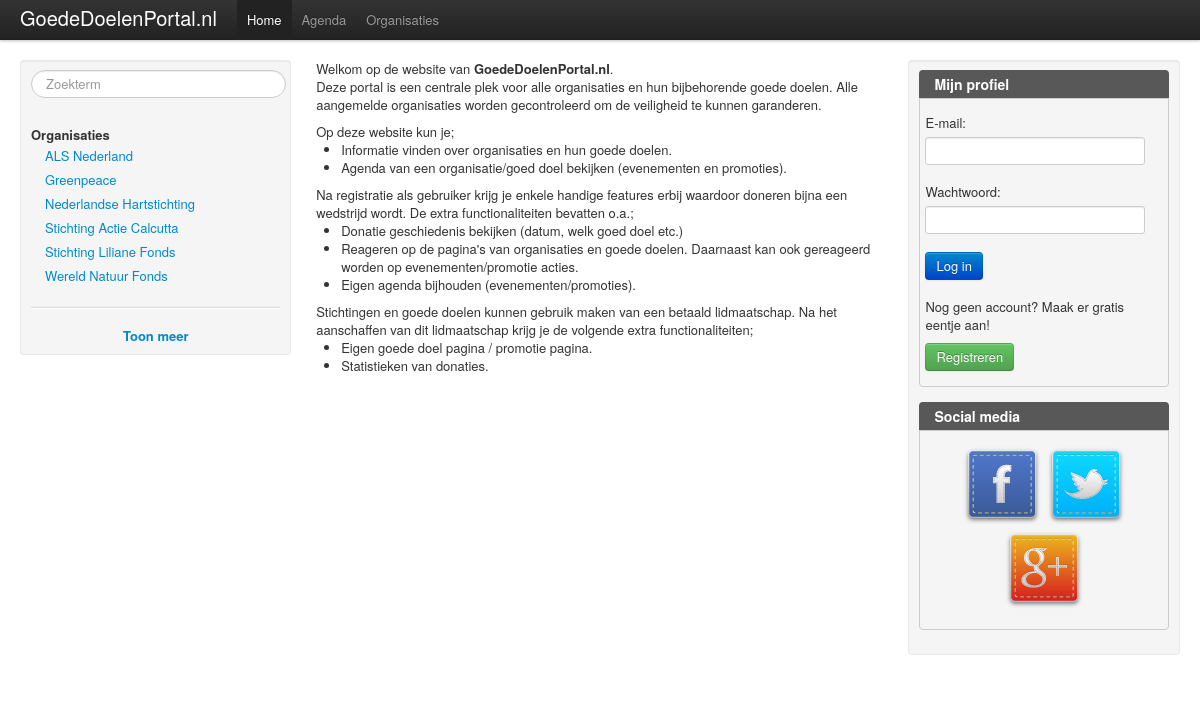
The page / on the database its author committed.
### tables this page shows
CREATE TABLE IF NOT EXISTS `organisaties` (
  `id` int(11) NOT NULL AUTO_INCREMENT,
  `beheerder_id` int(11) NOT NULL,
  `categorie` int(11) NOT NULL,
  `naam` varchar(255) NOT NULL,
  `beschrijving` varchar(255) NOT NULL,
  `logo` varchar(255) NOT NULL,
  `cbf` int(11) NOT NULL,
  `cbf_verified` int(11) NOT NULL,
  `bank_giro` varchar(255) NOT NULL,
  `naw_straat` varchar(255) NOT NULL,
  `naw_huisnummer` varchar(255) NOT NULL,
  `naw_postcode` varchar(255) NOT NULL,
  `naw_plaats` varchar(255) NOT NULL,
  `telefoon` varchar(255) NOT NULL,
  `emailadres` varchar(255) NOT NULL,
  `url_homepage` varchar(255) NOT NULL,
  `url_twitter` varchar(255) NOT NULL,
  `url_facebook` varchar(255) NOT NULL,
  `lidmaatschap` int(11) NOT NULL,
  PRIMARY KEY (`id`)
);

### classes/class.organisaties.php (called while the page is built, shortened)
<?php
class organisaties {
	public static function getAll() {
		$sql = sprintf('SELECT * FROM organisaties ORDER BY naam');
		$res = db::query($sql);
		return db::fetchAll($res);
	}
}
?>

### classes/class.db.php (called while the page is built, shortened)
<?php
class db {
	public static function query($query) {
		return mysql_query($query);
	}
	public static function fetchAll($resource, $index=NULL) {
		while ($row = mysql_fetch_assoc($resource)) {
			if ($index) {
				$data[$row[$index]] = $row;
			} else {
				$data[] = $row;
			}
		}
		return $data;
	}
}
?>

### classes/class.goededoelen.php (called while the page is built, shortened)
<?php
class goededoelen {
	public function getGoedeDoelen() {
		$sql = sprintf('
			SELECT g.id, g.naam, g.beschrijving, g.logo, g.url_homepage as goededoel, g.categorie, o.naam as organisatie
	 		FROM goededoelen as g
	 		INNER JOIN organisaties as o on g.organisatie_id = o.id
		');
		$res = db::query($sql);
		$temp['goededoelen'] = db::fetchAll($res);
		$temp['organisaties'] = organisaties::getAll();
		return $temp;
	}
}
?>

### index.php (the view, shortened to what this page needs)
<?php
$organisaties = new organisaties;
$goededoelen = new goededoelen;
$user_id = 0;
$start_page = ($user_id) ? 'agendaoverzicht' : 'home';
$page = (isset($_REQUEST['page'])) ? $_REQUEST['page'] : $start_page;
$page = (file_exists('pages/'.$page.'.php')) ? $page : '404';
$q = (isset($_GET['q'])) ? $_GET['q'] : 0;
?>
<!DOCTYPE html>
<html lang="en">
  <head>
    <link href="styles/bootstrap.css" rel="stylesheet">
    <link href="styles/custom.css" rel="stylesheet">
    <link href="styles/box.css" rel="stylesheet">
    <link href="styles/smoothness/jquery-ui-1.8.18.custom.css" rel="stylesheet">
  </head>
  <body>
    <div class="navbar navbar-fixed-top">
      <div class="navbar-inner">
        <div class="container-fluid">
          <a class="brand" href="index.php">GoedeDoelenPortal.nl</a>
          <div class="nav-collapse">
            <ul class="nav">
			<?php
				$menu = array(
					'home' => 'Home',
					'agendaoverzicht' => 'Agenda',
					'organisatieoverzicht' => 'Organisaties'
				);
				foreach ($menu as $url => $text) {
					$active = ($url == $page) ? 'class="active"' : '';
					echo '<li '.$active.'><a href="index.php?page='.$url.'">'.$text.'</a></li>';
				}
			?>
            </ul>
          </div>
        </div>
      </div>
    </div>
    <div class="container-fluid">
      <div class="row-fluid">
        <div class="span3">
          <div id="leftSidebar" class="well sidebar-nav">
            <div id="search-container">
			<form id="searchform" method="get" action="index.php">
              <div id="searchbox-container">
                  <input name="q" id="searchbox" type="text" placeholder="Zoekterm" class="input-medium search-query">
              </div>
			</form>
				<?php
					$ac = $goededoelen->getGoedeDoelen();
				?>
            </div>
			<?php
			if ($q) {
				?>
			<strong>Organisaties</strong>
            <ul id="search-results" class="nav nav-list">
				<?php
					if ($searchorgs) {
						foreach ($searchorgs as $organ) {
							echo '<li><a href="index.php?page=organisatie&id='.$organ['id'].'">'.$organ['naam'].'</a></li>';
						}
					} else {
						echo '<li><em>&mdash;</em></li>';
					}
				?>
            </ul>
			<hr size="3" style="background-color: #ddd;"/>
			<strong>Goede doelen</strong>
            <ul id="search-results" class="nav nav-list">
				<?php
					if ($searchdoelen) {
						foreach ($searchdoelen as $organ) {
							echo '<li><a href="index.php?page=goeddoel&id='.$organ['id'].'">'.$organ['naam'].'</a></li>';
						}
					} else {
						echo '<li><em>&mdash;</em></li>';
					}
				?>
            </ul>
				<?php
			} else {
				?>
			<strong>Organisaties</strong>
            <ul id="search-results" class="nav nav-list">
				<?php
					$organs = $organisaties->getAll();
					foreach ($organs as $organ) {
						echo '<li><a href="index.php?page=organisatie&id='.$organ['id'].'">'.$organ['naam'].'</a></li>';
					}
				?>
            </ul>
			<hr size="3" style="background-color: #ddd;"/>
			<div style="text-align: center;">
				<strong style="color: #aaa;"><a href="#" onclick="javascript:alert('Deze functie wordt nog ontwikkeld'); return false;">Toon meer</a></strong>
			</div>
				<?php
			}
			?>
          </div>
        </div>
        <div id="mainContent" class="span6">
			<?php
				include('pages/'.$page.'.php');
			?>
		    </div>
        <div class="span3">
            <div id="rightSidebar" class="well sidebar-nav">
              <div id="mijn-profiel" class="boxOne">
                <div class="header">
                  <span>Mijn profiel</span>
                </div>
                <div class="content">
					<?php
						if ($user_id && is_array($user)) {
							echo '
								<h3>'.$user['gebruiker']['form_voornaam'].' '.$user['gebruiker']['form_achternaam'].'</h3>
								<p><em>'.$user['gebruiker']['emailadres'].'</em></p>
								<ul>
									<li><a href="index.php?page=mijndonaties">Mijn donaties</a></li>
								</ul>
							';
						} else {
							echo '
								<form method="post" action="index.php?page=login">
									<div class="control-group">
										<label class="control-label" for="email">E-mail:</label>
										<div class="controls">
											<input type="text" class="input-large" name="email">
										</div>
									</div>
									<div class="control-group">
										<label class="control-label" for="password">Wachtwoord:</label>
										<div class="controls">
											<input type="password" class="input-large" name="password">
										</div>
									</div>
									<div class="control-group">
										<div class="controls">
											<input type="submit" class="btn btn-primary" value="Log in" />
										</div>
									</div>
								</form>
								<p>Nog geen account? Maak er gratis eentje aan!</p>
								<a class="btn btn-success" href="index.php?page=registreren">Registreren</a>
							';
						}
					?>
                </div>
              </div>
              <div id="social-media" class="boxOne">
                <div class="header">
                  <span>Social media</span>
                </div>
                <div class="content">
                  <div id="social-media" style="text-align: center;">
                    <a href="http://www.facebook.com/goededoelenportal">
                      <img src="img/socialmediabuttons/facebook-medium.png" alt="Facebook" title="Facebook" />
                    </a>
                    <a href="http://www.twitter.com/goededoelenportal">
                      <img src="img/socialmediabuttons/twitter-medium.png" alt="Twitter" title="Twitter" />
                    </a>
                    <a href="http://plus.google.com/goededoelenportal">
                      <img src="img/socialmediabuttons/google-medium.png" alt="Google Plus" title="Google Plus" />
                    </a>
                  </div>
                </div>
              </div>
            </div>
          </div>
        </div>
      </div>
  </body>
</html>

### pages/home.php
<p>
	Welkom op de website van <strong>GoedeDoelenPortal.nl</strong>.
	<br />Deze portal is een centrale plek voor alle organisaties en hun bijbehorende goede doelen. Alle aangemelde organisaties worden gecontroleerd om de veiligheid te kunnen garanderen.
</p>
Op deze website kun je;
<ul>
	<li>Informatie vinden over organisaties en hun goede doelen.</li>
	<li>Agenda van een organisatie/goed doel bekijken (evenementen en promoties).</li>
</ul>
Na registratie als gebruiker krijg je enkele handige features erbij waardoor doneren bijna een wedstrijd wordt.  De extra functionaliteiten bevatten o.a.;
<ul>
	<li>Donatie geschiedenis bekijken (datum, welk goed doel etc.)</li>
	<li>Reageren op de pagina's van organisaties en goede doelen.  Daarnaast kan ook gereageerd worden op evenementen/promotie acties.</li>
	<li>Eigen agenda bijhouden (evenementen/promoties).</li>
</ul>
Stichtingen en goede doelen kunnen gebruik maken van een betaald lidmaatschap. Na het aanschaffen van dit lidmaatschap krijg je de volgende extra functionaliteiten;
<ul>
	<li>Eigen goede doel pagina / promotie pagina.</li>
	<li>Statistieken van donaties.</li>
</ul>

### styles/custom.css (style rules this page uses)
#leftSidebar, #rightSidebar { padding-left:10px; padding-right: 10px; }
#searchbox { width: 90%; margin-bottom: 10px; }

### styles/box.css (style rules this page uses)
.boxOne { min-width: 100px; padding-bottom: 15px; }
.boxOne .header { height: 23px; padding-top: 5px; padding-left: 15px; text-align: left; background-color: #585858; -webkit-border-radius: 4px 4px 0px 0px; -khtml-border-radius: 4px 4px 0px 0px; -moz-border-radius: 4px 4px 0px 0px; border-radius: 4px 4px 0px 0px; }
.boxOne .header span { font-size: 14px; font-weight: bold; color: #ffffff; }
.boxOne .content { border: thin solid #ccc; overflow: auto; min-height: 30px; position: relative; display: block; padding-left: 5px; padding-right: 5px; padding-bottom: 15px; padding-top:15px; -webkit-border-radius: 0px 0px 4px 4px; -khtml-border-radius: 0px 0px 4px 4px; -moz-border-radius: 0px 0px 4px 4px; border-radius: 0px 0px 4px 4px; }

### index.php (style rules this page uses)
body { padding-top: 60px; padding-bottom: 40px; }
.sidebar-nav { padding: 9px 0; }

### rows shown on the page
organisaties: naam "ALS Nederland"
organisaties: naam "Greenpeace"
organisaties: naam "Nederlandse Hartstichting"
organisaties: naam "Stichting Actie Calcutta"
organisaties: naam "Stichting Liliane Fonds"
organisaties: naam "Wereld Natuur Fonds"

### other values the page prints
$text "Home"
$text "Agenda"
$text "Organisaties"
